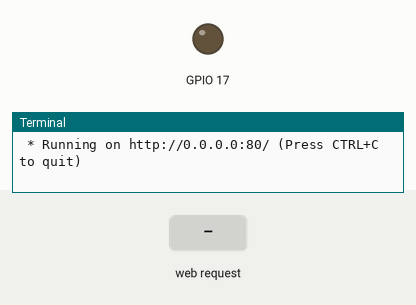
Bench run of a program on a simulated Raspberry Pi (BCM pin numbers). Parts: output pins drawn as LEDs (lit = HIGH), the last lines printed to the terminal. The test bench sets the inputs (shaded band). The clock reads 2024-03-15 10:24:30 at power-on unless the program sets it.

Above: at 1.2 s.
1.3 s: HTTP request for / received with the fields submitBtn=submitBtn
At 1.8 s:
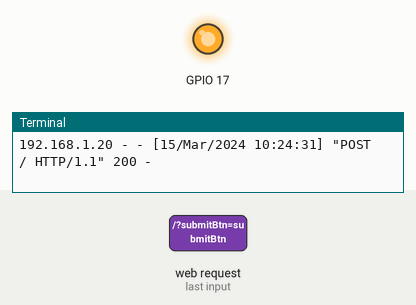
2.8 s: HTTP request for / received
At 4.1 s:
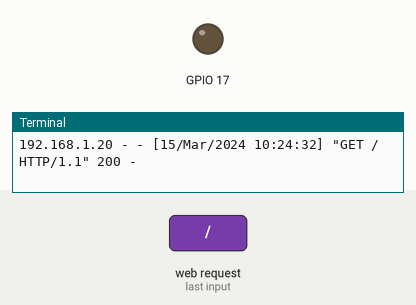
Timing chart, 0 to 5.8 s (numbered marks = the images above; inputs shaded):
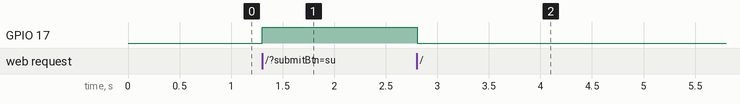

Measured:
- after the input at 1.3 s, GPIO 17: LOW → HIGH at once
- after the input at 2.8 s, GPIO 17: HIGH → LOW at once

The program:

app.py
```python
from flask import Flask, render_template, request
import RPi.GPIO as GPIO

GPIO.setwarnings(False)
GPIO.setmode(GPIO.BCM)
GPIO.setup(17,GPIO.OUT)

app = Flask(__name__)

@app.route("/", methods=["GET","POST"])
def index():
	if request.method == "POST":
		GPIO.output(17,GPIO.HIGH)
		msg = request.form.get("submitBtn")
	else:
		GPIO.output(17,GPIO.LOW)
		msg = "No click yet."
	return render_template("index.html", msg=msg)

if __name__ == "__main__":
	app.run(host="0.0.0.0", port=80)
```
